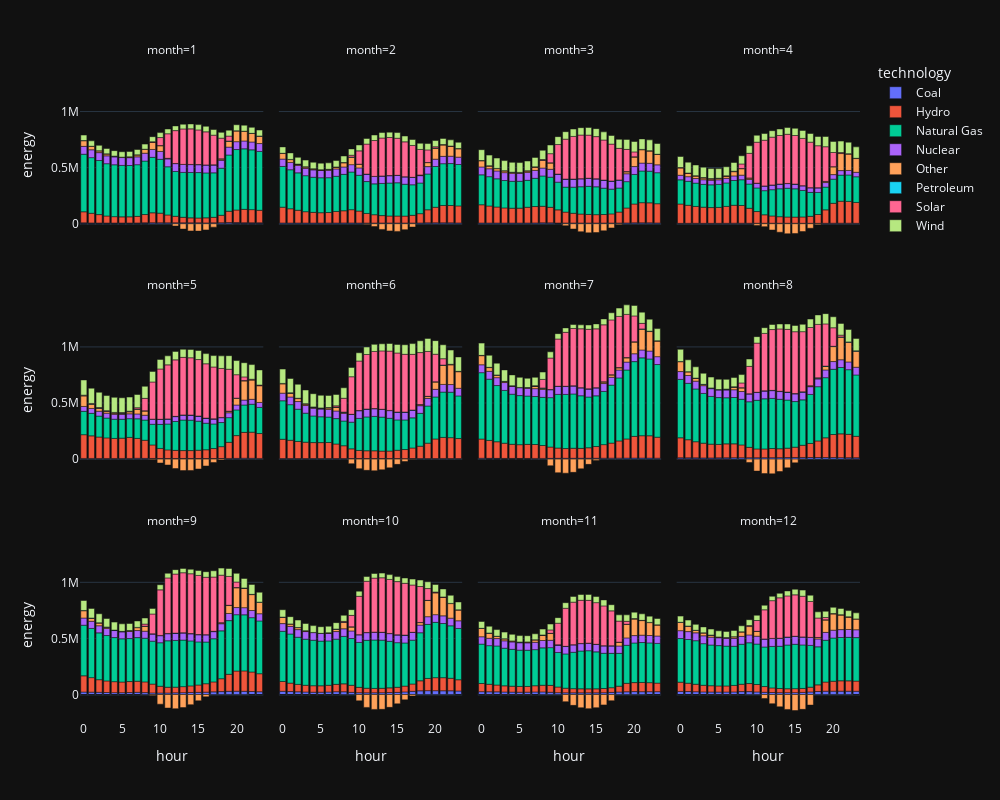

Write notebook code for a chart like this one.
### Markdown cell above
### Plot with facets

### Code cell
fig = px.bar(
     data_frame=r,
     x='hour',
     y='energy',
     color='technology',
     facet_col='month',
     facet_col_wrap=4
 )

fig.update_layout(width=1000, height=800)
